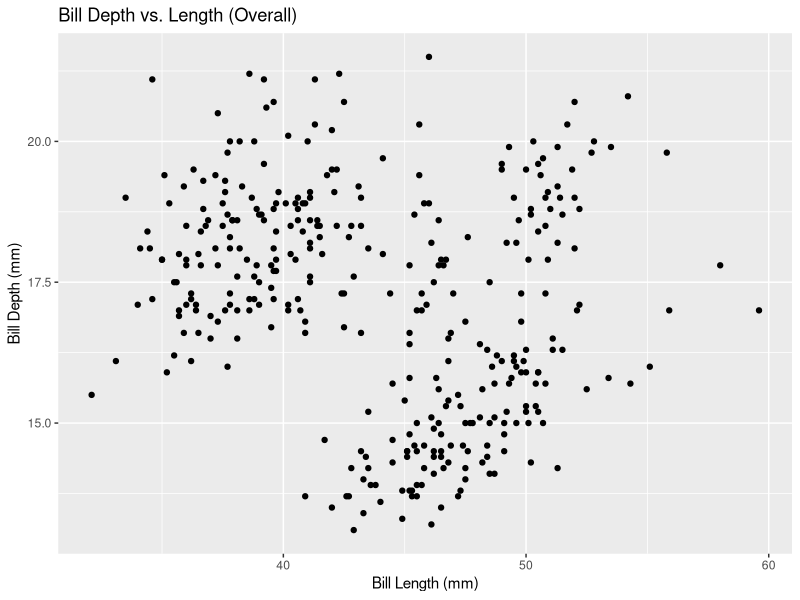
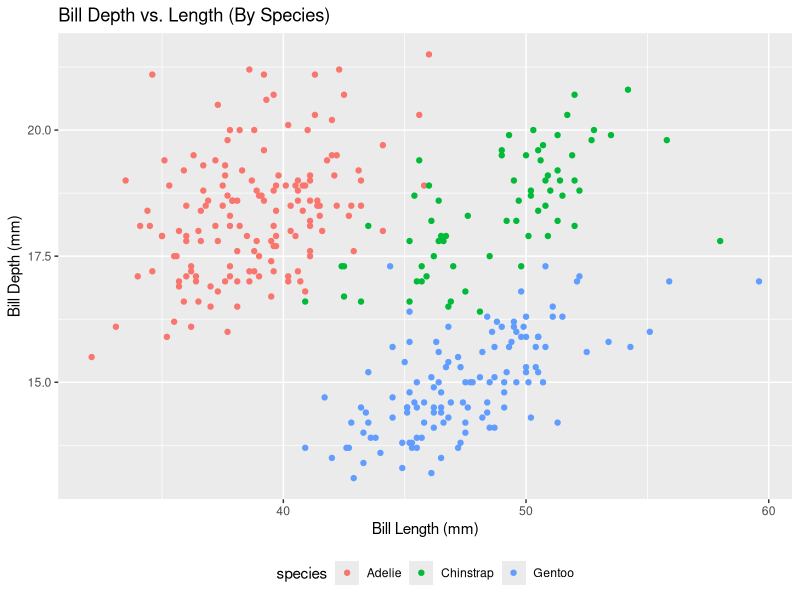
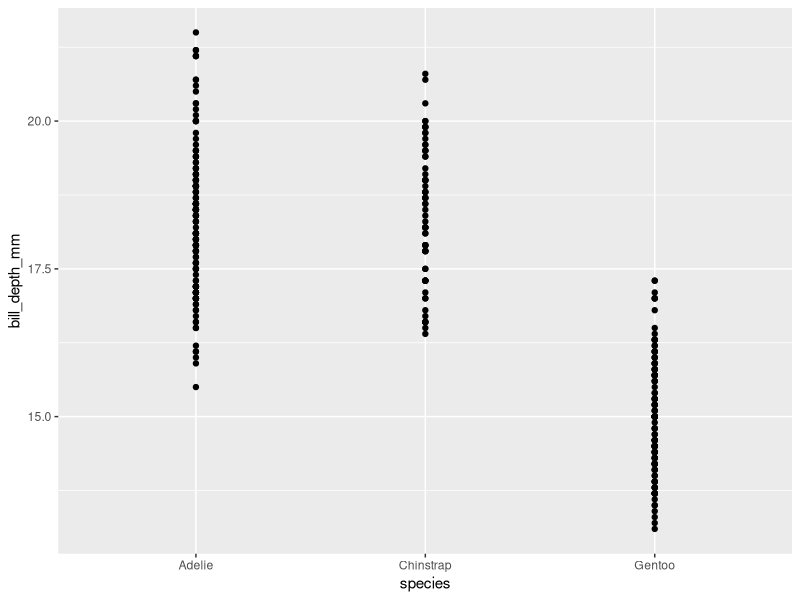
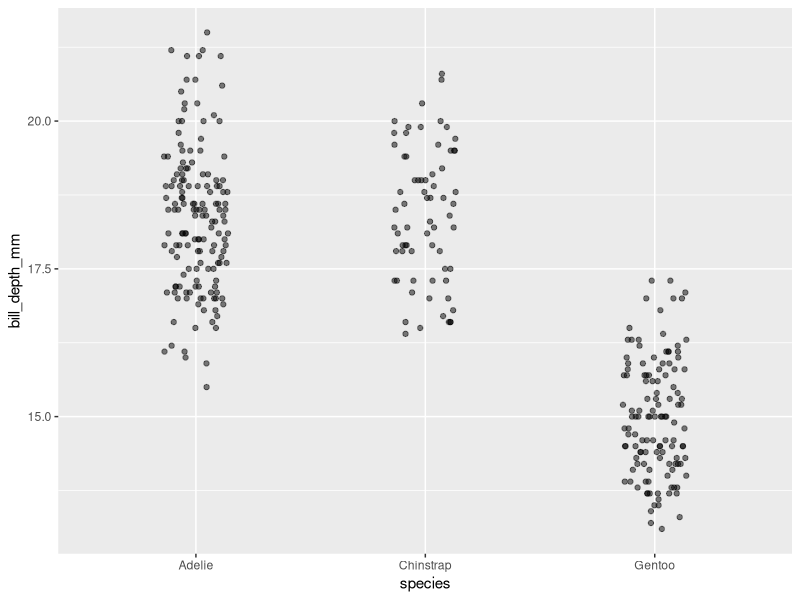
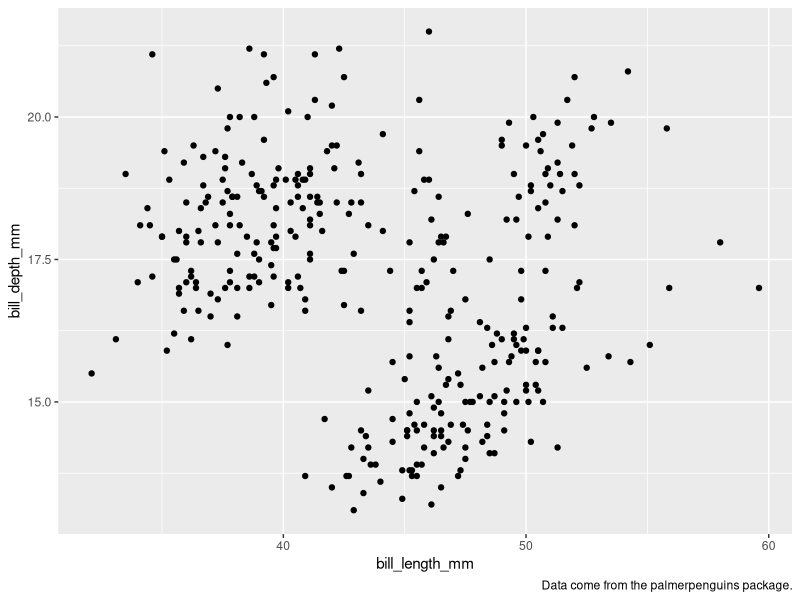
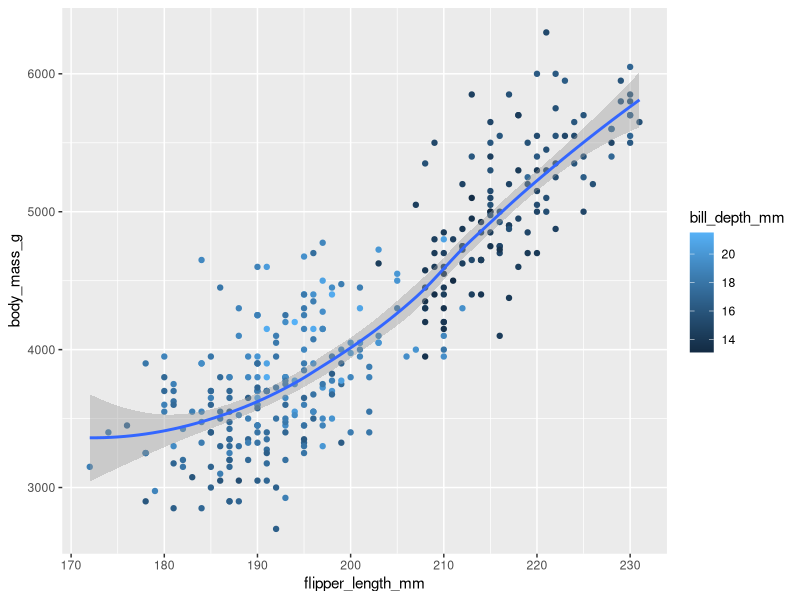
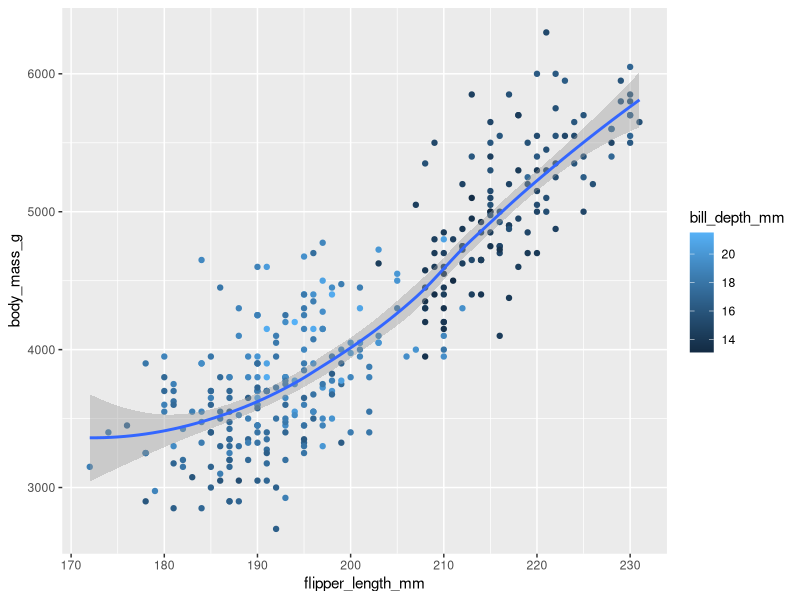
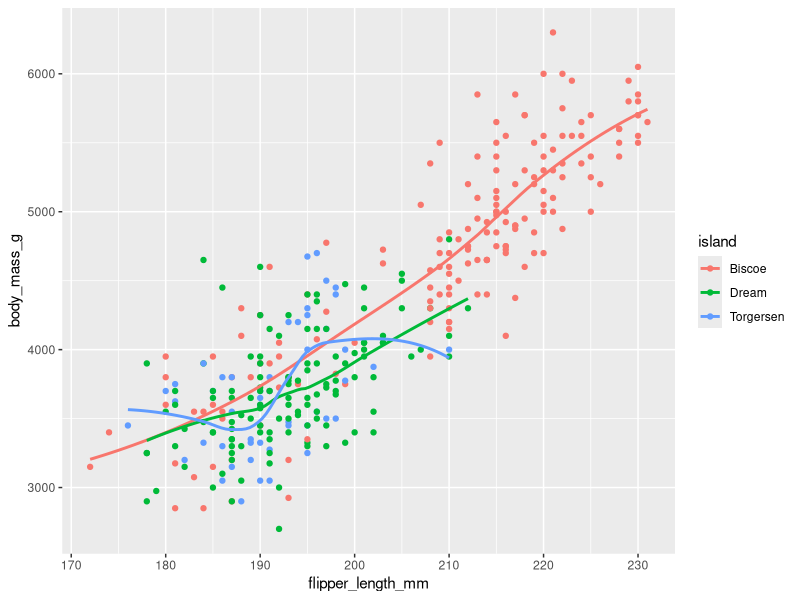

Recreate these plots in R, in order.
## ---- chunk 1
library(tidyverse)
library(palmerpenguins)

glimpse(palmerpenguins::penguins)
## ---- chunk 2
#| warning: false
#| layout-ncol: 2
#| fig-width: 5
#| fig-alt: "The left plot shows a scatter plot of bill length vs depth without coloring. The right plot highlights clusters by species using red, green, and blue points."

ggplot(data = palmerpenguins::penguins, 
       mapping = aes(x = bill_length_mm, y = bill_depth_mm)) + 
       geom_point() + 
       labs(title = "Bill Depth vs. Length (Overall)", x = "Bill Length (mm)", y = "Bill Depth (mm)")


ggplot(data = palmerpenguins::penguins, 
       mapping = aes(x = bill_length_mm, y = bill_depth_mm)) + 
       geom_point(mapping = aes(color = species)) + 
       labs(title = "Bill Depth vs. Length (By Species)", x = "Bill Length (mm)", y = "Bill Depth (mm)")+
       theme(legend.position = "bottom")

## ---- chunk 3
#| warning: false
#| layout-ncol: 2
#| fig-width: 5

ggplot(data = palmerpenguins::penguins, 
       mapping = aes(x = species, y = bill_depth_mm))+
       geom_point()

ggplot(data = palmerpenguins::penguins, 
       mapping = aes(x = species, y = bill_depth_mm))+
       geom_jitter(height = 0, width = 0.14, alpha = 0.5)

## ---- chunk 4

ggplot(data = palmerpenguins::penguins) + 
  geom_point(aes(x = bill_length_mm, y = bill_depth_mm), na.rm = TRUE) +
  labs(caption = "Data come from the palmerpenguins package.")

## ---- chunk 5
#| warning: false
#| layout-ncol: 2
#| fig-width: 7

#code 1
ggplot(data=palmerpenguins::penguins, 
       mapping = aes(x = flipper_length_mm, y = body_mass_g, color=bill_depth_mm))+
       geom_point()+
       geom_smooth(method='loess')

#code 2
ggplot(data=palmerpenguins::penguins, 
       mapping = aes(x = flipper_length_mm, y = body_mass_g))+
       geom_point(aes(color=bill_depth_mm))+
       geom_smooth(method='loess')
  
## ---- chunk 6
ggplot(
  data = palmerpenguins::penguins,
  mapping = aes(x = flipper_length_mm, y = body_mass_g, color = island)
) +
  geom_point() +
  geom_smooth(se = FALSE)
## ---- chunk 7
#| warning: false
#| layout-ncol: 2
#| fig-width: 5

#Implicitly
ggplot(
  data = palmerpenguins::penguins,
  mapping = aes(x = flipper_length_mm, y = body_mass_g)
) +
  geom_point() +
  geom_smooth()

#Explicitly
ggplot() +
  geom_point(
    data = palmerpenguins::penguins,
    mapping = aes(x = flipper_length_mm, y = body_mass_g)
  ) +
  geom_smooth(
    data = palmerpenguins::penguins,
    mapping = aes(x = flipper_length_mm, y = body_mass_g)
  )
## ---- chunk 8
ggplot(palmerpenguins::penguins, aes(y = species)) +
  geom_bar()
## ---- chunk 9
#| warning: false
#| layout-ncol: 2
#| fig-width: 5


ggplot(palmerpenguins::penguins, aes(x = species)) +
  geom_bar(color = "red")

ggplot(palmerpenguins::penguins, aes(x = species)) +
  geom_bar(fill = "red")
## ---- chunk 10
#| warning: false
#| layout-ncol: 3
#| fig-width: 5


ggplot(diamonds, aes(x = carat)) +
  geom_density()

ggplot(diamonds, aes(x = carat)) +
  geom_histogram(binwidth = 0.1)

ggplot(diamonds, aes(x = carat)) +
  geom_histogram(binwidth = 10)

## ---- chunk 11
# Initialize an empty vector
L <- c()

# Loop through column names
for (col in colnames(mpg)) {
  if (length(unique(mpg[[col]])) <= 15) {
    L <- c(L, col)
  }
}

# Print matching columns
for (catg in L) {
  print(catg)
}

## ---- chunk 12
#| warning: false
#| layout-ncol: 3
#| fig-width: 5

ggplot(data = mpg, aes(x = hwy, y = displ)) +
  geom_point() +
  labs(title = "Scatterplot of hwy vs. displ")

ggplot(data = mpg, aes(x = hwy, y = displ, color = cty)) +
  geom_point() +
  labs(title = "Scatterplot of hwy vs. displ")

ggplot(data = mpg, aes(x = hwy, y = displ, color = cty, size = cty)) +
  geom_point() +
  labs(title = "Scatterplot of hwy vs. displ")

## ---- chunk 13
#| warning: false
#| layout-ncol: 1
#| fig-width: 12


ggplot(data    = palmerpenguins::penguins,
       mapping = aes(x = bill_depth_mm, y = bill_length_mm, color = species)) +
       geom_point()+
       facet_wrap(~species)


## ---- chunk 14
ggplot(
  data = palmerpenguins::penguins,
  mapping = aes(
    x = bill_length_mm, y = bill_depth_mm, 
    color = species, shape = species
  )
) +
   geom_point() +
   labs(color = "Species",
        shape = "Species")
## ---- chunk 15
#| warning: false
#| layout-ncol: 2
#| fig-width: 5


ggplot(penguins, aes(x = island, fill = species)) +
  geom_bar(position = "fill")+
  labs(y = "proportion")

ggplot(penguins, aes(x = species, fill = island)) +
  geom_bar(position = "fill")+
  labs(y = "proportion")
## ---- chunk 16
#| warning: false
#| layout-ncol: 2
#| fig-width: 5


ggplot(mpg, aes(x = class)) +
  geom_bar()
ggplot(mpg, aes(x = cty, y = hwy)) +
  geom_point()

#ggsave("mpg-plot.png")
